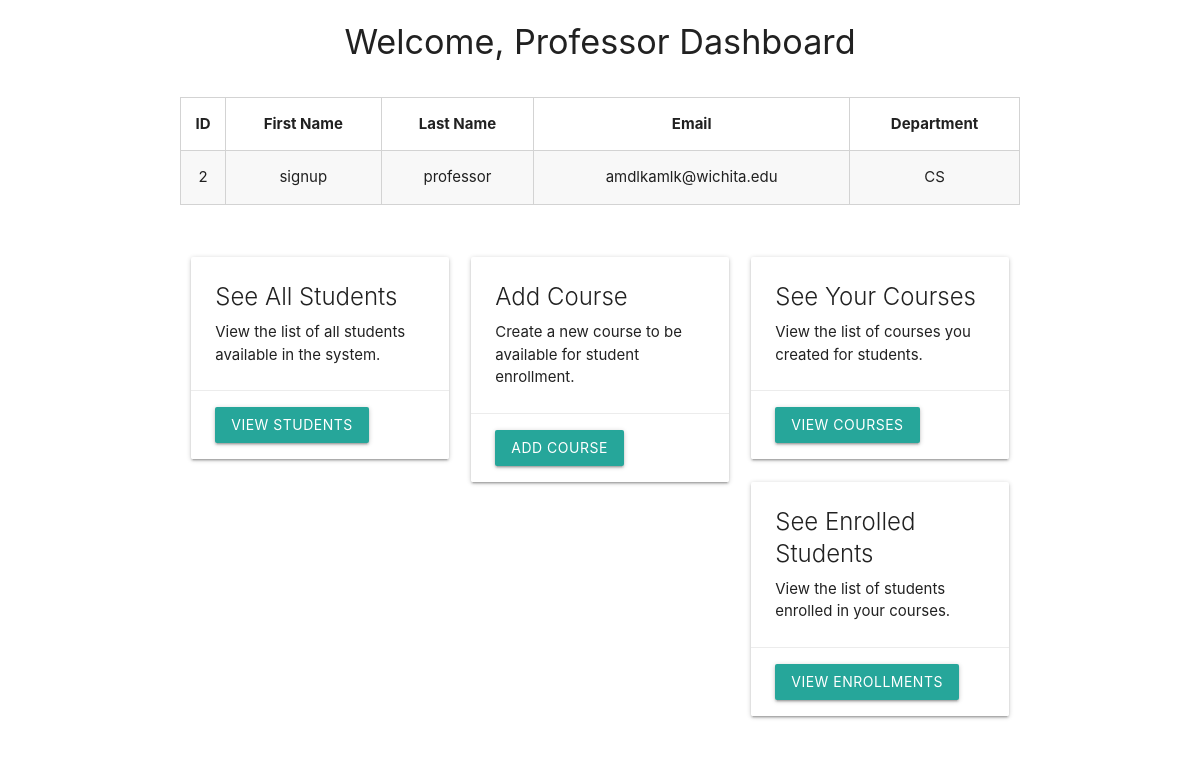
Screenshot of /professor/home/ (signed in) with the database file from the repository.
### app/models.py (models this page shows, shortened)
class Professor(models.Model):
    last_name = models.CharField(max_length=100)
    first_name = models.CharField(max_length=100)
    email = models.EmailField(unique=True)
    department = models.CharField(max_length=100)

### app/views.py (the view)
# urls.py: path('professor/home/', professor_dashboard, name='professor_home'),
def professor_dashboard(request):
    professor_id = request.session.get('professor_id')
    if professor_id:
        professor = get_object_or_404(Professor, id=professor_id)
    else:
        professor = None
    professor = Professor.objects.get(pk=professor_id)
    return render(request, 'professor_home.html', {'professor': professor})

### app/templates/professor_home.html (shortened to what this page needs)
<!DOCTYPE html>
<html lang="en">
<head>
    <link rel="stylesheet" href="https://cdnjs.cloudflare.com/ajax/libs/materialize/1.0.0/css/materialize.min.css">
</head>
<body>
    <div class="container">
        <h4 class="center">Welcome, Professor Dashboard </h4>
<br>
        <table class="striped centered table">
            <thead>
            <tr>
                <th>ID</th>
                 <th>First Name</th>
                 <th>Last Name</th>
                 <th>Email</th>
                 <th>Department</th>
            </tr>
            </thead>
            <tbody>
            <tr>
                <td>{{ professor.pk }}</td>
                <td>{{ professor.first_name }}</td>
                <td>{{ professor.last_name }}</td>
                <td>{{ professor.email }}</td>
                <td>{{ professor.department }}</td>
            </tr>
            </tbody>
        </table>
        <br><br>
            <div class="row">
                <div class="col s12 m4">
                <div class="card">
                    <div class="card-content">
                        <span class="card-title">See All Students</span>
                        <p>View the list of all students available in the system.</p>
                    </div>
                    <div class="card-action">
                        <a href="{% url 'student_list' %}" class="btn">View Students</a>
                    </div>
                </div>
            </div>
            <div class="col s12 m4">
                <div class="card">
                    <div class="card-content">
                        <span class="card-title">Add Course</span>
                        <p>Create a new course to be available for student enrollment.</p>
                    </div>
                    <div class="card-action">
                        <a href="{% url 'add_course' %}" class="btn">Add Course</a>
                    </div>
                </div>
            </div>
                 <div class="col s12 m4">
                <div class="card">
                    <div class="card-content">
                        <span class="card-title">See Your Courses</span>
                        <p>View the list of courses you created for students.</p>
                    </div>
                    <div class="card-action">
                        <a href="/professor/courses/" class="btn">View Courses</a>
                    </div>
                </div>
            </div>
            <div class="col s12 m4">
                <div class="card">
                    <div class="card-content">
                        <span class="card-title">See Enrolled Students</span>
                        <p>View the list of students enrolled in your courses.</p>
                    </div>
                    <div class="card-action">
                        <a href="{% url 'professor_enrollments' %}" class="btn">View Enrollments</a>
                    </div>
                </div>
            </div>
        </div>
    </div>
</body>
</html>

### app/templates/professor_home.html (style rules this page uses)
td,th { border:1px solid lightgrey; }

### rows the page displays
Professor: pk "2", first_name "signup", last_name "professor", email "amdlkamlk@wichita.edu", department "CS"
